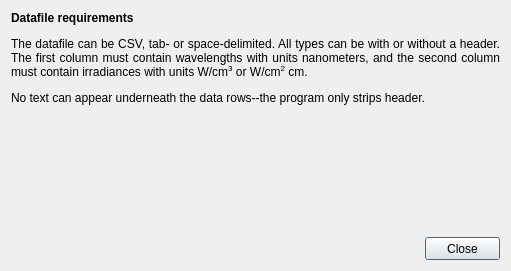
<?xml version="1.0" encoding="UTF-8"?>
<ui version="4.0">
 <class>Dialog</class>
 <widget class="QDialog" name="Dialog">
  <property name="geometry">
   <rect>
    <x>0</x>
    <y>0</y>
    <width>511</width>
    <height>271</height>
   </rect>
  </property>
  <property name="minimumSize">
   <size>
    <width>511</width>
    <height>271</height>
   </size>
  </property>
  <property name="windowTitle">
   <string>NIST Irradiance Interpolation - Datafile Requirements</string>
  </property>
  <layout class="QGridLayout" name="gridLayout_2">
   <item row="0" column="0">
    <layout class="QGridLayout" name="gridLayout">
     <item row="1" column="1">
      <widget class="QPushButton" name="pushButton">
       <property name="minimumSize">
        <size>
         <width>75</width>
         <height>23</height>
        </size>
       </property>
       <property name="maximumSize">
        <size>
         <width>75</width>
         <height>23</height>
        </size>
       </property>
       <property name="text">
        <string>Close</string>
       </property>
      </widget>
     </item>
     <item row="1" column="0">
      <widget class="QLabel" name="label_empty">
       <property name="minimumSize">
        <size>
         <width>100</width>
         <height>0</height>
        </size>
       </property>
       <property name="text">
        <string/>
       </property>
      </widget>
     </item>
     <item row="0" column="0" colspan="2">
      <widget class="QLabel" name="label_text">
       <property name="minimumSize">
        <size>
         <width>350</width>
         <height>160</height>
        </size>
       </property>
       <property name="text">
        <string>&lt;html&gt;&lt;head/&gt;&lt;body&gt;&lt;p align=&quot;justify&quot;&gt;&lt;span style=&quot; font-weight:600;&quot;&gt;Datafile requirements&lt;/span&gt;&lt;/p&gt;&lt;p align=&quot;justify&quot;&gt;The datafile can be CSV, tab- or space-delimited. All types can be with or without a header. The first column must contain wavelengths with units nanometers, and the second column must contain irradiances with units W/cm&lt;span style=&quot; vertical-align:super;&quot;&gt;3&lt;/span&gt; or W/cm&lt;span style=&quot; vertical-align:super;&quot;&gt;2&lt;/span&gt; cm.&lt;/p&gt;&lt;p align=&quot;justify&quot;&gt;No text can appear underneath the data rows--the program only strips header.&lt;/p&gt;&lt;/body&gt;&lt;/html&gt;</string>
       </property>
       <property name="alignment">
        <set>Qt::AlignLeading|Qt::AlignLeft|Qt::AlignTop</set>
       </property>
       <property name="wordWrap">
        <bool>true</bool>
       </property>
      </widget>
     </item>
    </layout>
   </item>
  </layout>
 </widget>
 <resources/>
 <connections/>
</ui>
